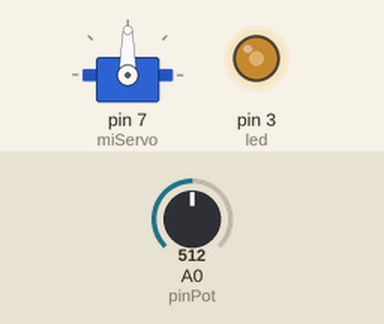
The sketch below on a simulated Arduino Uno, built with avr-gcc and run on an emulated ATmega328P. On the bench: servo, output pins drawn as LEDs (lit = HIGH). The inputs (shaded band) are chosen by the test bench; at power-on: A0 (pinPot) = 512. What the sketch prints to the serial monitor is not drawn.

Above: at 1.2 s.
1.3 s: A0 (pinPot) set to 716
At 2.5 s:
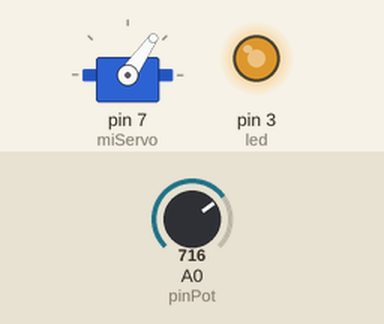
2.8 s: A0 (pinPot) set to 900
At 3.7 s:
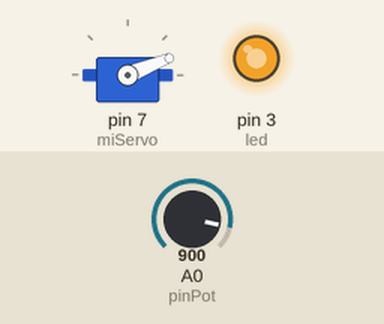
4.3 s: A0 (pinPot) set to 1023
At 4.8 s:
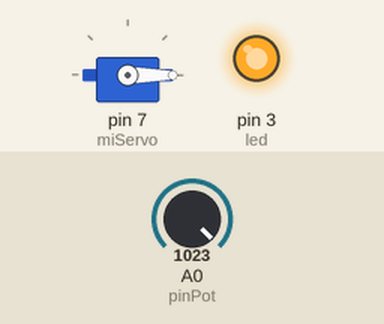
5.8 s: A0 (pinPot) set to 306
At 7.0 s:
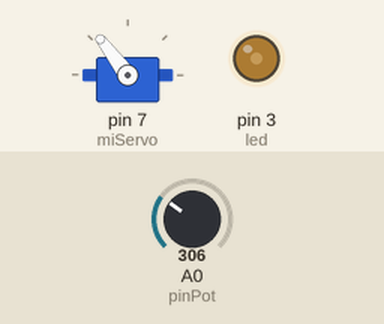
7.3 s: A0 (pinPot) set to 122
At 8.3 s:
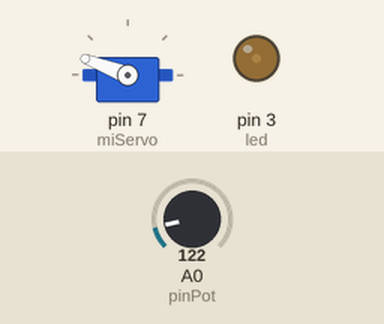
8.8 s: A0 (pinPot) set to 0
At 9.4 s:
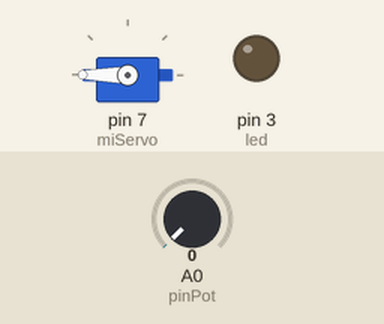
Timing chart, 0 to 11.3 s (numbered marks = the images above; inputs shaded):
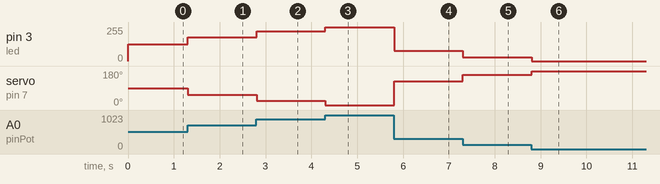

Measured:
- after the input at 1.3 s, pin 3 (led): 127/255 → 178/255 at once; servo on pin 7 (miServo): 90° → 55° at once
- after the input at 2.8 s, pin 3 (led): 178/255 → 224/255 at once; servo on pin 7 (miServo): 55° → 22° at once
- after the input at 4.3 s, pin 3 (led): 224/255 → 255/255 at once; servo on pin 7 (miServo): 22° → 0° at once
- after the input at 5.8 s, pin 3 (led): 255/255 → 76/255 at once; servo on pin 7 (miServo): 0° → 127° at once
- after the input at 7.3 s, pin 3 (led): 76/255 → 30/255 at once; servo on pin 7 (miServo): 127° → 159° at once
- after the input at 8.8 s, pin 3 (led): 30/255 → 0/255 at once; servo on pin 7 (miServo): 159° → 180° at once

The sketch:

Servo_Led.ino
```cpp
#include <Servo.h>

byte pinPot = A0;
byte led = 3;

int lectura;

int brillo;
int angulo;

Servo miServo;

void setup()
{
  pinMode(pinPot, INPUT);
  pinMode(led, OUTPUT);
  miServo.attach(7);
  Serial.begin(9600);
}

void loop()
{
  lectura = analogRead(pinPot);
  brillo = map(lectura, 0, 1023, 0, 255);
  angulo = map(lectura, 0, 1023, 180, 0);

  miServo.write(angulo);
  analogWrite(led, brillo);

  Serial.println(brillo);
}
```
